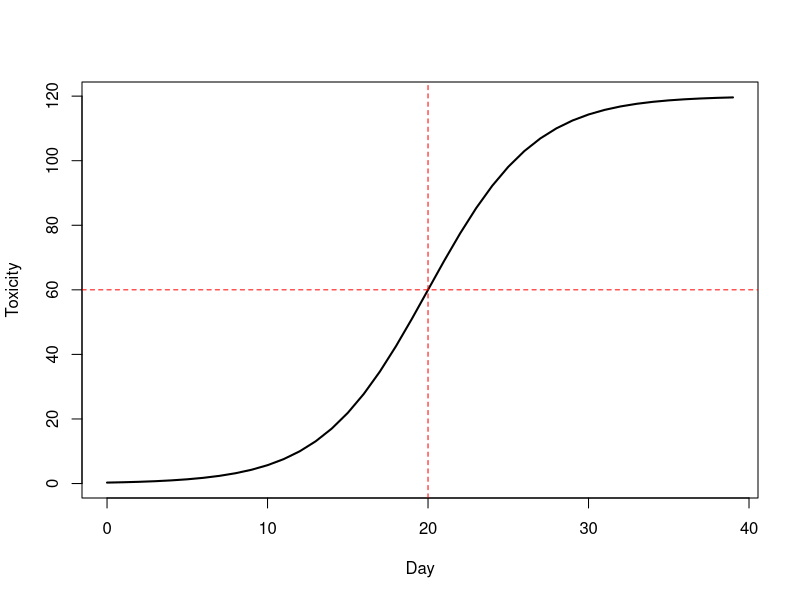
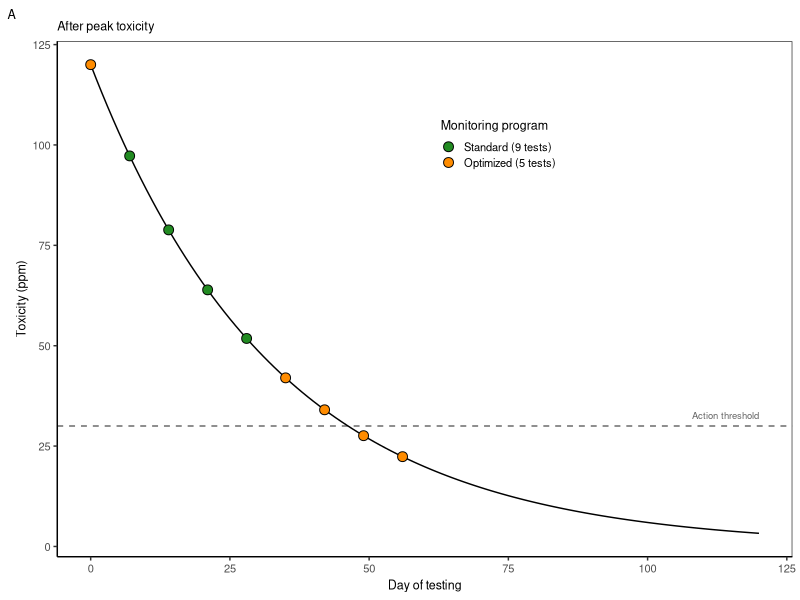
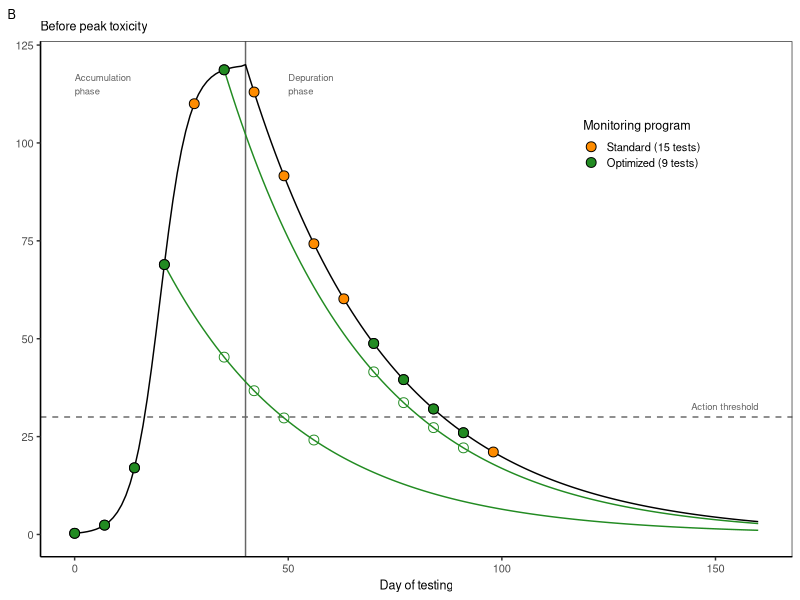
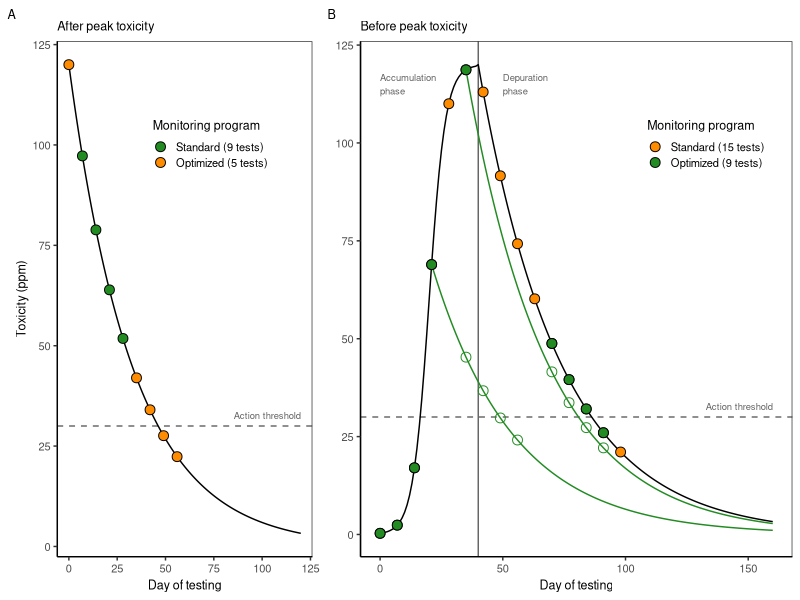

R code for these plots, in order: (Note: this script raises an error after producing the figures.)

# Clear workspace
rm(list = ls())

# Setup
################################################################################

# Packages
library(tidyverse)

# Directories
indir <- "data/raw"
outdir <- "data/processed"
plotdir <- "figures"


# Build data
################################################################################

# Decay params
n0 <- 120
k <- -0.03

# Timeline
days <- 0:120
toxs <- n0*exp(k*days)
data <- tibble(day=days,
               toxicity=toxs)

# Sampling scheme
samp <- data %>% 
  slice(seq(1, nrow(data), 7)) %>% 
  # Remove ones after two clean tests
  filter(day<=60) %>% 
  # Mark 
  mutate(program=ifelse(day %in% c(0, 35, 42, 49, 56), "Optimized (5 tests)", "Standard (9 tests)"),
         program=factor(program, levels=c("Standard (9 tests)", "Optimized (5 tests)")))


# Build data for second example
################################################################################

# Parameters
K <- 120        # Asymptote
t50 <- 20       # Day at which curve reaches half of K
s <- 0.3        # Steepness (adjust to taste)
ndays <- 40

# Logistic function with t50
sigmoid <- function(t, K, t50, s) {
  K / (1 + exp(-s * (t - t50)))
}

# Simulate
t <- 0:(ndays - 1)
N <- sigmoid(t, K, t50, s)

# Dataframe
df <- data.frame(phase="Deputation", 
                 day = t, 
                 toxicity = N)

# Plot
plot(df$day, df$toxicity, type = "l", lwd = 2,
     xlab = "Day", ylab = "Toxicity")
abline(h = K/2, v = t50, lty = 2, col = "red") # show half-point

# Merge
data1 <- data %>% 
  mutate(day=day+ndays,
         phase="Depuration")
data2 <- bind_rows(df, data1)

# Standard Sampling scheme
samp2_std <- data2 %>% 
  slice(seq(1, nrow(data2), 7)) %>% 
  filter(day <= 100) %>% 
  mutate(program="Standard")

# Projection curve 1
n0 <- samp2_std$toxicity[samp2_std$day==21]
days <- 0:140
toxs <- n0*exp(k*days)
proj1 <- tibble(day=days+21,
               toxicity=toxs) %>% 
  filter(day<= max(data2$day))

proj1_pts <- proj1 %>% 
  slice(seq(1, nrow(.), 7)) %>% 
  filter(day %in% c(35, 42, 49, 56))

# Projection curve 2
n0 <- samp2_std$toxicity[samp2_std$day==35]
days <- 0:140
toxs <- n0*exp(k*days)
proj2 <- tibble(day=days+35,
                toxicity=toxs) %>% 
  filter(day<= max(data2$day))

proj2_pts <- proj2 %>% 
  slice(seq(1, nrow(.), 7)) %>% 
  filter(day %in% c(70, 77, 84, 91))

# Optimized sampling
samp2_opt <- samp2_std %>% 
  filter(day %in% c(0, 7, 14, 21, 35, 70, 77, 84, 91)) %>% 
  mutate(program="Optimized")

# Merge
samp2 <- bind_rows(samp2_std, samp2_opt) %>% 
  mutate(program=recode_factor(program, 
                               "Standard"="Standard (15 tests)", 
                               "Optimized"="Optimized (9 tests)"))


# Plot data
################################################################################

# Theme
my_theme <-  theme(axis.text=element_text(size=8),
                   axis.title=element_text(size=9),
                   legend.text=element_text(size=8),
                   legend.title=element_text(size=9),
                   strip.text=element_text(size=8),
                   plot.title=element_text(size=9),
                   plot.tag=element_text(size=9),
                   # Gridlines
                   panel.grid.major = element_blank(), 
                   panel.grid.minor = element_blank(),
                   panel.background = element_blank(), 
                   axis.line = element_line(colour = "black"),
                   # Legend
                   legend.key.size = unit(0.4, "cm"),
                   legend.key = element_rect(fill = NA, color=NA),
                   legend.background = element_rect(fill=alpha('blue', 0)))

# Plot
g1 <- ggplot(data, aes(x=day, y=toxicity)) +
  # Reference line
  geom_hline(yintercept=30, linetype="dashed", color="grey40") +
  annotate(geom="text", x=120, y=30, label="Action threshold", 
           color="grey40", hjust=1, vjust=-1, size=2.4) +
  # Data
  geom_line() +
  geom_point(data=samp, mapping=aes(fill=program), pch=21, size=3) +
  # Labels
  labs(x="Day of testing", y="Toxicity (ppm)", tag="A", title="After peak toxicity") +
  # Legend
  scale_fill_manual(name="Monitoring program", values=c("forestgreen", "darkorange")) +
  # Theme
  theme_bw() + my_theme +
  theme(legend.position = c(0.6, 0.8))
g1

# Plot
g2 <- ggplot(data2, aes(x=day, y=toxicity)) +
  # Phase line
  geom_vline(xintercept=40, color="grey40") +
  annotate(geom="text", x=0, y=115, label="Accumulation\nphase", 
           color="grey40", hjust=0, vjust=0.5, size=2.4) +
  annotate(geom="text", x=50, y=115, label="Depuration\nphase", 
           color="grey40", hjust=0, vjust=0.5, size=2.4) +
  # Reference line
  geom_hline(yintercept=30, linetype="dashed", color="grey40") +
  annotate(geom="text", x=160, y=30, label="Action threshold", 
           color="grey40", hjust=1, vjust=-1, size=2.4) +
  # Data
  geom_line() +
  # Projections
  geom_line(data=proj1, color="forestgreen") +
  geom_line(data=proj2, color="forestgreen") +
  # Sampling points
  geom_point(data=samp2,  mapping=aes(fill=program), pch=21, size=3) +
  geom_point(data=proj1_pts,  color="forestgreen", pch=21, size=3) +
  geom_point(data=proj2_pts,  color="forestgreen", pch=21, size=3) +
  # Labels
  labs(x="Day of testing", y="Toxicity (ppm)", tag="B", title="Before peak toxicity") +
  # Legend
  scale_fill_manual(name="Monitoring program", values=c("darkorange", "forestgreen")) +
  # Theme
  theme_bw() + my_theme +
  theme(axis.title.y=element_blank(),
        legend.position = c(0.8, 0.8))
g2

# Merge
g <- gridExtra::grid.arrange(g1, g2, nrow=1, widths=c(0.4, 0.6))

# Export
ggsave(g, filename=file.path(plotdir, "Fig1_depuration_rate_utility.png"), 
       width=6.5, height=3, units="in", dpi=600)



# Uptake and depuration schematic
################################################################################

# Plot
g <- ggplot(data2, aes(x=day, y=toxicity)) +
  # Phase line
  geom_vline(xintercept=40, color="grey40", linetype="dotted") +
  annotate(geom="text", x=0, y=115, label="Accumulation\nphase", 
           color="grey40", hjust=0, vjust=0.5, size=2.4) +
  annotate(geom="text", x=50, y=115, label="Depuration\nphase", 
           color="grey40", hjust=0, vjust=0.5, size=2.4) +
  # Reference line
  geom_hline(yintercept=30, linetype="dashed", color="grey40") +
  annotate(geom="text", x=160, y=30, label="Action threshold", 
           color="grey40", hjust=1, vjust=-1, size=2.4) +
  # Data
  geom_line() +
  # Labels
  labs(x="Day of testing", y="Toxicity (ppm)") +
  # Theme
  theme_bw() + my_theme
g


# Export
ggsave(g, filename=file.path(plotdir, "FigSX_depuration_trajectory_simple.png"), 
       width=4.5, height=3, units="in", dpi=600)
